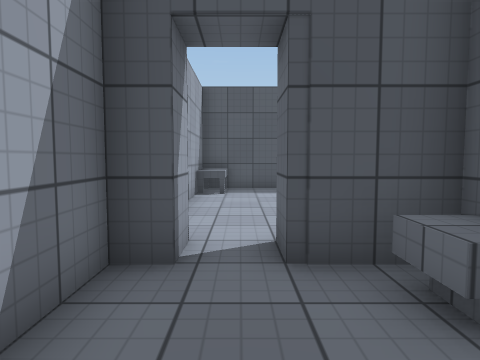
view 1 (above)

12 first-person views from a walk through a Unity game level. The camera is 1.2 m above the floor, tilts 4° down and sees 75° across. The floor is counted in squares, 1 m on a side. Each view is taken from the middle of a square. On the plan, view 1 faces up. The plan holds only what a view shows up to about 13 squares ahead; the rest is blank. The player is left out. Surface patterns are stand-ins for the level's own textures.

view 2
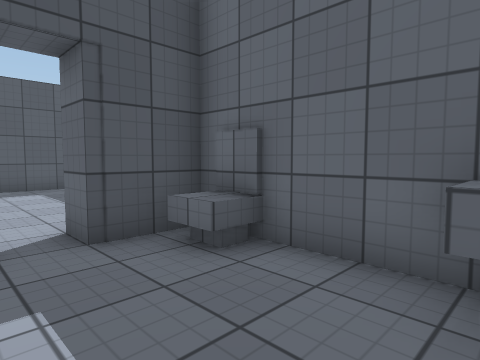

view 3
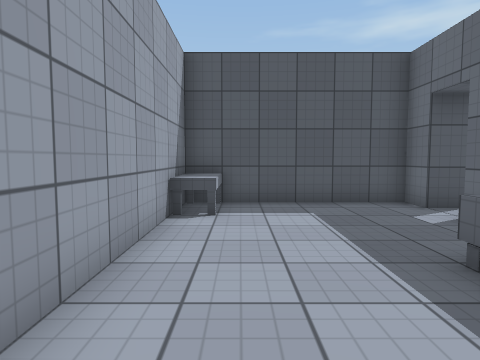

view 4
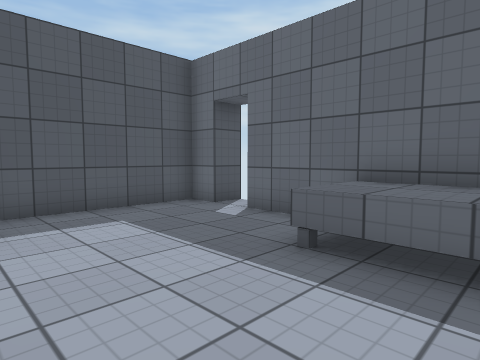

view 5
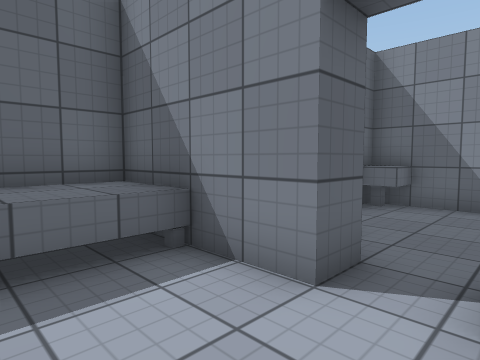

view 6
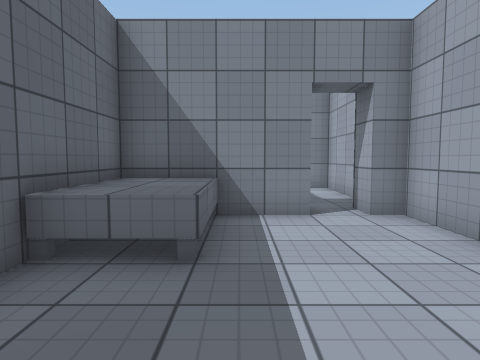

view 7
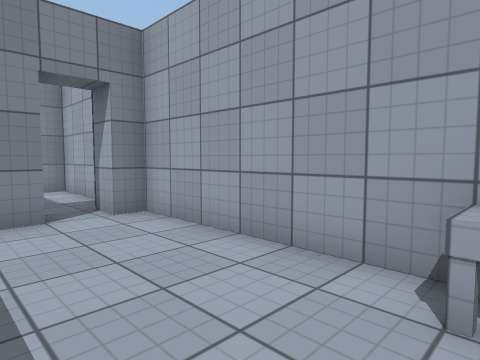

view 8
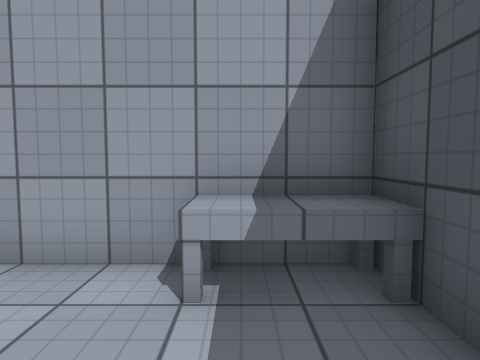

view 9
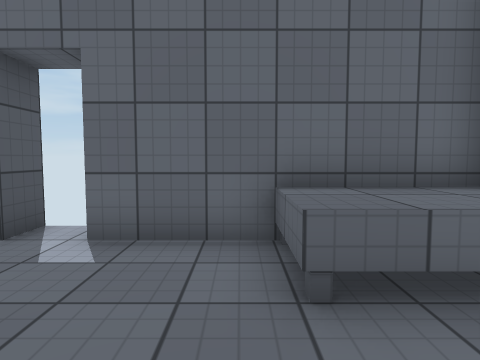

view 10
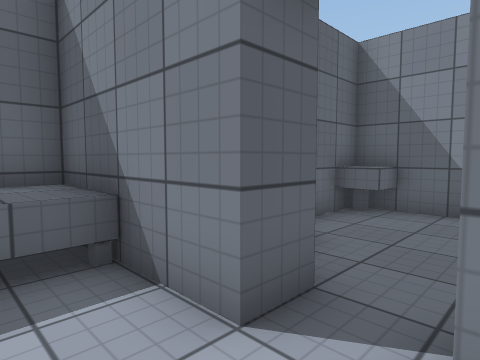

view 11
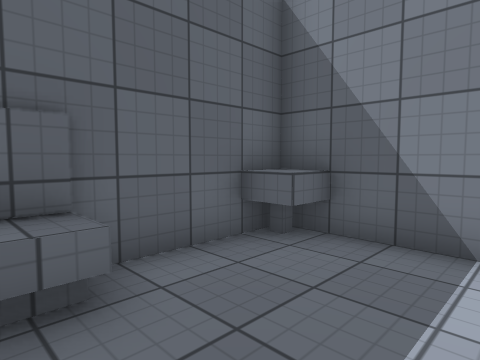

view 12
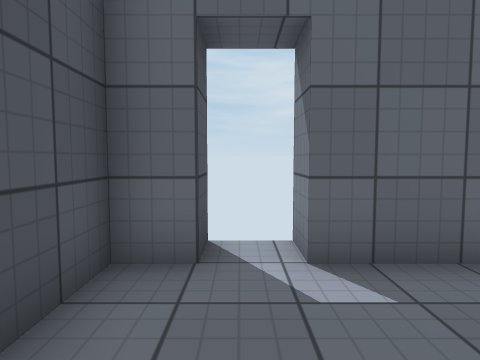

### Floor plan
Ten units are one square. View 1 is at (0, 0); x grows to the right and y downward. Boxes are objects, and circles mark ways between rooms. Rooms are numbered by the first view taken in them; rooms with no view inside come last. Other rooms are left out.
<svg viewBox="-20 -130 80 150">
<path fill="none" stroke="#000" d="M-7 -45 -7 -35 -15 -35 -15 15 25 15 25 -35 5 -35 5 -45M55 -115 45 -115 45 -125 -15 -125 -15 -45 -7 -45M5 -45 45 -45 45 -102 55 -102"/>
<rect x="15" y="5" width="10" height="10" fill="#bbb"><title>other object</title></rect>
<rect x="15" y="-35" width="10" height="20" fill="#bbb"><title>toilet</title></rect>
<rect x="-15" y="-125" width="10" height="20" fill="#bbb"><title>table</title></rect>
<rect x="25" y="-75" width="20" height="30" fill="#bbb"><title>bed</title></rect>
<circle cx="0" cy="-40" r="3" fill="#2a7"/>
<text x="0" y="-10">1</text>
<text x="20" y="-90">2</text>
</svg>
Room 1 opens to room 2.

Where each view was taken, in squares from view 1:
view 1: 0 up, 0 right, facing up
view 2: 1 down, 1 left, facing up-right
view 3: 4 up, 0 right, facing up
view 4: 5 up, 1 left, facing up-right
view 5: 7 up, 1 left, facing down-right
view 6: 11 up, 2 right, facing down
view 7: 11 up, 2 right, facing down-left
view 8: 11 up, 2 right, facing left
view 9: 8 up, 0 right, facing right
view 10: 6 up, 1 left, facing down-right
view 11: 3 up, 1 left, facing down-right
view 12: 11 up, 1 right, facing right
